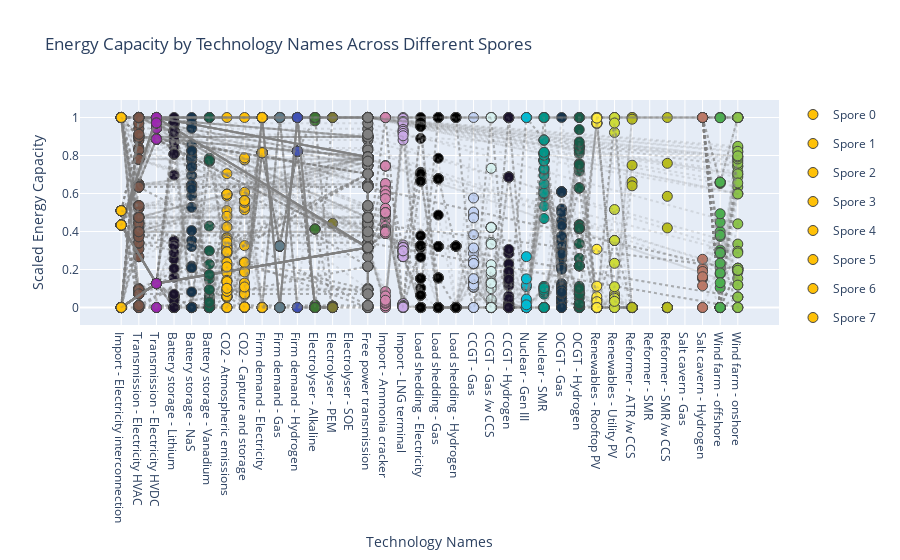

The notebook cell this image was saved under:
### Code cell
import os
import pandas as pd
import plotly.graph_objects as go

# Get the current working directory
current_path = os.getcwd()
print("Current Path:", current_path)

# Define the input file path using the current directory
input_file_path = os.path.join(current_path, "inputs/modified_energy_cap.csv")
modified_energy_data = pd.read_csv(input_file_path)

# Function to normalize values to a 0-1 scale
def normalize(x):
    return (x - x.min()) / (x.max() - x.min())

# Apply normalization to the 'energy_cap' within each 'names' group
modified_energy_data['scaled_energy_cap'] = modified_energy_data.groupby('names')['energy_cap'].transform(normalize)


# Create the plot
fig = go.Figure()

# Get unique spore_numeric values
spore_numbers = modified_energy_data['spores_numeric'].unique()

# Adding scatter points for each spore_numeric
for spore in spore_numbers:
    spore_data = modified_energy_data[modified_energy_data['spores_numeric'] == spore]
    # Add scatter trace for points
    fig.add_trace(go.Scatter(
        x=spore_data['names'], y=spore_data['scaled_energy_cap'],
        mode='markers', name=f'Spore {spore}',
        marker=dict(color=spore_data['colors'], size=10, line=dict(width=1)),
        hoverinfo='text',
        text=spore_data['names'] + '<br>Cap: ' + spore_data['scaled_energy_cap'].astype(str),
        legendgroup=f'spore_{spore}'
    ))
    # Add line trace for connecting points, with reduced opacity
    fig.add_trace(go.Scatter(
        x=spore_data['names'], y=spore_data['scaled_energy_cap'],
        mode='lines', name=f'Line Spore {spore}',
        line=dict(color='grey', width=2, dash='dot'),
        opacity=0.2,  # Reduced opacity makes the line faint
        hoverinfo='skip',  # Avoid hover for lines to keep the chart clean
        showlegend=False,
        legendgroup=f'spore_{spore}'
    ))

# Update layout to improve readability
fig.update_layout(
    title='Energy Capacity by Technology Names Across Different Spores',
    xaxis_title='Technology Names',
    yaxis_title='Scaled Energy Capacity',
    hovermode='closest'  # This ensures hover effects are visible closely to the cursor
)

# Show the figure
fig.show()
